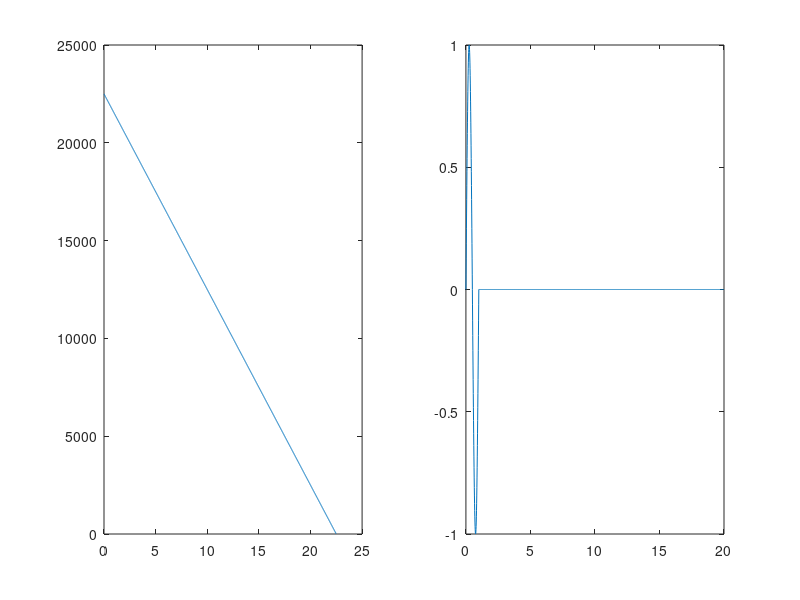
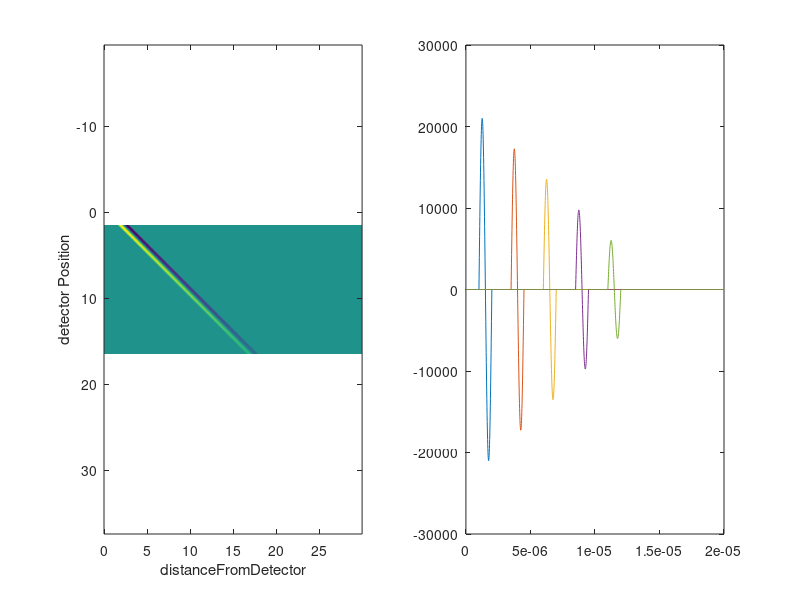
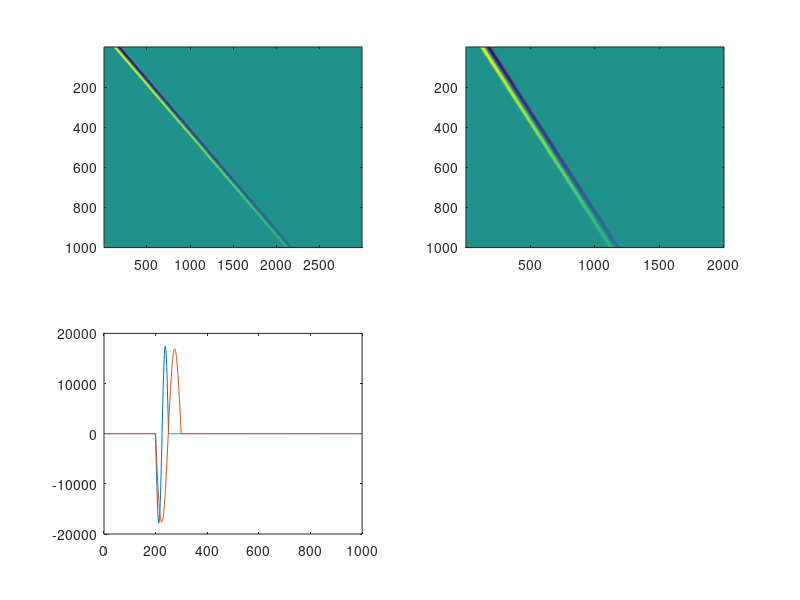

These figures' MATLAB source, in order:
close all
clear all
clc

c = 1500;

% Define Signal:
f=1e6;
dts = 10e-9;
tVecSig=0:dts:(1/f-dts);
sig = sin(2*pi*f*tVecSig);

% Hydropphone Translation span):
spaceLen = length(sig) *15;
dx = c*dts;
xVec = (0:1:(spaceLen-1))*dx;

% Sampling rate and Sampled Signal Length:
Ts = 20e-6;
tsVec = 0:dts:(Ts-dts);
depthVec = tsVec*c;

% Pulse Geometrical Quantities:
pulseIdx = length(sig);
pulseLen = dx*pulseIdx;

% Create Envelope Function:
envelopeField = 22.5e3-xVec*1e6;

% Scan Geometry:
scanSpan = pulseIdx * 10;
sMin = pulseLen;
sMinIdx = pulseIdx; % in xVec
scanVec = (0:1:(scanSpan-1))*dx+sMin;

%Scan temporal properties:
delayT   = sMin/c;
delayIdx = delayT/dts;

% Sampled Signal model
sigS = zeros(1, length(tsVec));
sigS(1:pulseIdx) = sig;

figure();
subplot(1,2,1)
plot(xVec*1e3, envelopeField)
subplot(1,2,2)
plot(tsVec*1e6, sigS)

%% Simulate scan:
measMat = zeros(length(scanVec), length(tsVec));

for i = 1:length(scanVec)    
    measMat(i, :) = circshift(sigS, pulseIdx+i)* envelopeField(i+pulseIdx);
end

% figure();
% plot(circshift(sigS, pulseIdx+i))

figure();
subplot(1,2,1)
imagesc(depthVec*1e3, scanVec*1e3, measMat)
axis tight equal
xlabel('distanceFromDetector')
ylabel('detector Position')
subplot(1,2,2)
plot(tsVec, measMat(1,:)); hold on
plot(tsVec, measMat(250,:))
plot(tsVec, measMat(500,:))
plot(tsVec, measMat(750,:))
plot(tsVec, measMat(1000,:))


%% Reconstruct Space:
idx = 500;
x0 = xVec(idx);

spaceMat = zeros(length(scanVec), length(tsVec)+length(scanVec)-1);

for i=1:length(scanVec)
   spaceMat(i,i:i+length(tsVec)-1) = measMat(i,:);
end

%%
close all
figure()
subplot(2,2,1)
imagesc(spaceMat)
subplot(2,2,2)
imagesc(measMat)
subplot(2,2,3)
plot(spaceMat(:,600)); hold on
plot(measMat(:,400))